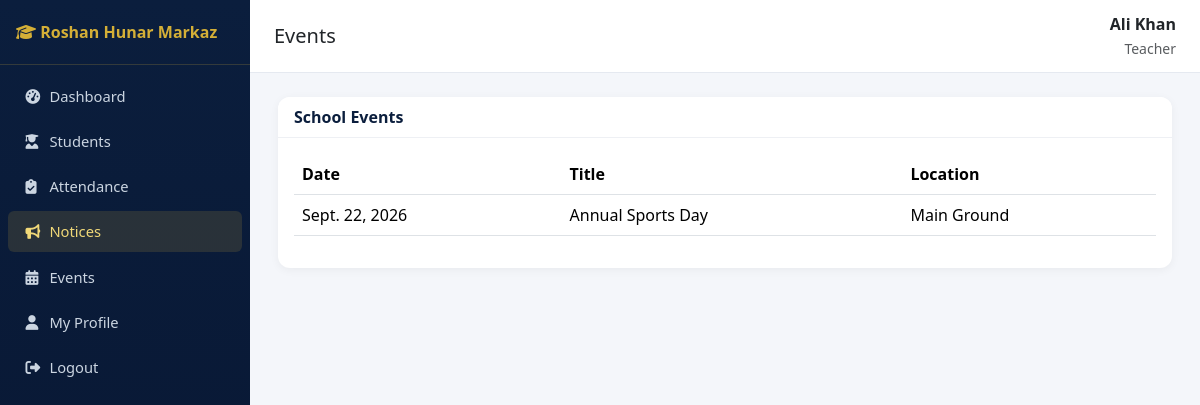
The page /notices/events/ (signed in) on the database its author committed.
### accounts/models.py (models this page shows, shortened)
class User(AbstractUser):
    class Role(models.TextChoices):
        SUPER_ADMIN = "SUPER_ADMIN", "Super Admin"
        PRINCIPAL = "PRINCIPAL", "Principal"
        ADMIN = "ADMIN", "Admin"
        TEACHER = "TEACHER", "Teacher"
        STUDENT = "STUDENT", "Student"
        PARENT = "PARENT", "Parent"
        ACCOUNTANT = "ACCOUNTANT", "Accountant"
        LIBRARIAN = "LIBRARIAN", "Librarian"
        STAFF = "STAFF", "Staff"
    role = models.CharField(max_length=20, choices=Role.choices, default=Role.STUDENT)
    phone = models.CharField(max_length=20, blank=True)
    photo = models.ImageField(upload_to="profile_photos/", blank=True, null=True)

### notices/models.py (models this page shows, shortened)
class Event(models.Model):
    title = models.CharField(max_length=200)
    description = models.TextField(blank=True)
    date = models.DateField()
    location = models.CharField(max_length=200, blank=True)
    class Meta:
        ordering = ["date"]

### notices/views.py (the view)
# urls.py: path("events/", views.EventListView.as_view(), name="event_list"),
class EventListView(RoleRequiredMixin, ListView):
    model = Event
    template_name = "notices/event_list.html"
    context_object_name = "events"
    allowed_roles = ["SUPER_ADMIN", "PRINCIPAL", "ADMIN", "TEACHER", "STUDENT", "PARENT", "ACCOUNTANT", "LIBRARIAN", "STAFF"]

### accounts/mixins.py (called while the page is built)
    def dispatch(self, request, *args, **kwargs):
        if not request.user.is_authenticated:
            return self.handle_no_permission()
        if request.user.is_superuser or request.user.role in self.allowed_roles:
            return super().dispatch(request, *args, **kwargs)
        raise PermissionDenied("You do not have permission to access this page.")

### sitepages/context_processors.py (called while the page is built)
def site_settings(request):
    return {"site_settings": SiteSettings.get_solo()}

### sitepages/models.py (called while the page is built)
    @classmethod
    def get_solo(cls):
        obj = cls.objects.first()
        if not obj:
            obj = cls.objects.create()
        return obj

### templates/notices/event_list.html (shortened to what this page needs)
{% extends "base.html" %}
{% block page_title %}Events{% endblock %}
{% block content %}
<div class="card">
  <div class="card-header d-flex justify-content-between"><span>School Events</span></div>
  <div class="card-body">
    <table class="table table-hover">
      <thead><tr><th>Date</th><th>Title</th><th>Location</th></tr></thead>
      <tbody>
      {% for e in events %}<tr><td>{{ e.date }}</td><td>{{ e.title }}</td><td>{{ e.location|default:"-" }}</td></tr>
      {% empty %}<tr><td colspan="3" class="text-center text-muted">No events yet.</td></tr>{% endfor %}
      </tbody>
    </table>
  </div>
</div>
{% endblock %}

### templates/base.html (shortened to what this page needs)
{% load static %}
<!DOCTYPE html>
<html lang="en">
<head>
<link href="https://cdn.jsdelivr.net/npm/bootstrap@5.3.3/dist/css/bootstrap.min.css" rel="stylesheet">
<link href="https://cdnjs.cloudflare.com/ajax/libs/font-awesome/6.5.1/css/all.min.css" rel="stylesheet">
<link href="{% static 'css/style.css' %}" rel="stylesheet">
</head>
<body>
<nav class="sidebar" id="sidebar">
  <div class="brand"><i class="fa-solid fa-graduation-cap"></i> Roshan Hunar Markaz</div>
  <ul class="nav flex-column py-2">
    {% if request.user.role in "STUDENT,PARENT" %}
      <li class="nav-item"><a class="nav-link {% if request.resolver_match.namespace == 'portal' %}active{% endif %}" href="{% url 'portal:home' %}"><i class="fa-solid fa-gauge-high"></i> My Portal</a></li>
      <li class="nav-item"><a class="nav-link {% if request.resolver_match.namespace == 'notices' and request.resolver_match.url_name == 'list' %}active{% endif %}" href="{% url 'notices:list' %}"><i class="fa-solid fa-bullhorn"></i> Notices</a></li>
      <li class="nav-item"><a class="nav-link" href="{% url 'notices:event_list' %}"><i class="fa-solid fa-calendar-days"></i> Events</a></li>
    {% else %}
      <li class="nav-item"><a class="nav-link {% if request.resolver_match.namespace == 'dashboard' %}active{% endif %}" href="{% url 'dashboard:index' %}"><i class="fa-solid fa-gauge-high"></i> Dashboard</a></li>
      <li class="nav-item"><a class="nav-link {% if request.resolver_match.namespace == 'students' %}active{% endif %}" href="{% url 'students:list' %}"><i class="fa-solid fa-user-graduate"></i> Students</a></li>
      <li class="nav-item"><a class="nav-link " href="{% url 'attendance:mark' %}"><i class="fa-solid fa-clipboard-check"></i> Attendance</a></li>
      <li class="nav-item"><a class="nav-link {% if request.resolver_match.namespace == 'notices' %}active{% endif %}" href="{% url 'notices:list' %}"><i class="fa-solid fa-bullhorn"></i> Notices</a></li>
      <li class="nav-item"><a class="nav-link" href="{% url 'notices:event_list' %}"><i class="fa-solid fa-calendar-days"></i> Events</a></li>
    {% endif %}
    <li class="nav-item"><a class="nav-link" href="{% url 'accounts:profile' %}"><i class="fa-solid fa-user"></i> My Profile</a></li>
    <li class="nav-item"><a class="nav-link" href="{% url 'accounts:logout' %}"><i class="fa-solid fa-right-from-bracket"></i> Logout</a></li>
  </ul>
</nav>
<div class="main-content">
  <div class="topbar">
    <h5 class="mb-0">{% block page_title %}Dashboard{% endblock %}</h5>
    <div class="text-end">
      <div class="fw-semibold">{{ request.user.get_full_name|default:request.user.username }}</div>
      <small class="text-muted">{{ request.user.get_role_display }}</small>
    </div>
  </div>
  {% block content %}{% endblock %}
</div>
</body>
</html>

### static/css/style.css (style rules this page uses)
:root { --navy: #0b1e3d; --navy-dark: #071530; --gold: #d4af37; --gold-light: #f0d878; --bg: #f4f6fa; }
body { background: var(--bg); font-family: 'Segoe UI', Roboto, sans-serif; }
.sidebar { background: linear-gradient(180deg, var(--navy) 0%, var(--navy-dark) 100%); min-height: 100vh; width: 250px; position: fixed; top: 0; left: 0; z-index: 1030; }
.sidebar .brand { color: var(--gold); font-weight: 700; padding: 1.25rem 1rem; border-bottom: 1px solid rgba(212,175,55,.2); }
.sidebar .nav-link { color: #cbd5e1; padding: .6rem 1.1rem; border-radius: 6px; margin: 2px 8px; font-size: .92rem; }
.sidebar .nav-link.active, .sidebar .nav-link:hover { background: rgba(212,175,55,.15); color: var(--gold-light); }
.sidebar .nav-link i { width: 20px; }
.main-content { margin-left: 250px; padding: 1.5rem 1.75rem; }
.topbar { background: #fff; border-bottom: 1px solid #e5e9f0; padding: .75rem 1.5rem; margin: -1.5rem -1.75rem 1.5rem -1.75rem; display: flex; justify-content: space-between; align-items: center; }
.card { border: none; border-radius: 12px; box-shadow: 0 2px 10px rgba(0,0,0,.05); }
.card-header { background: #fff; border-bottom: 1px solid #eef0f4; font-weight: 600; color: var(--navy); border-radius: 12px 12px 0 0 !important; }
.table thead { background: var(--navy); color: #fff; }

### rows shown on the page
User: user.get_full_name "Ali Khan", user.role "Teacher"
Event: date "Sept. 22, 2026", title "Annual Sports Day", location "Main Ground"
